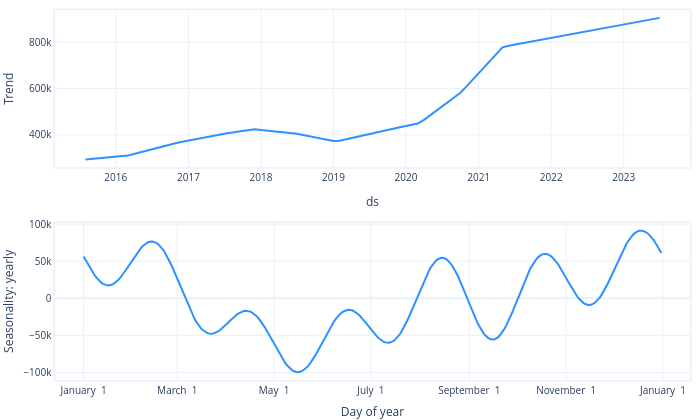

Notebook source saved alongside this figure:
### Code cell
m1.plot_parameters(components=['trend', 'seasonality'])
